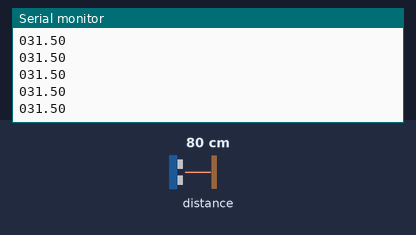
This sketch was run on a simulated Arduino Uno, built with avr-gcc and run on an emulated ATmega328P. Shown: the last lines printed to the serial monitor. The test bench sets the inputs (shaded band); at power-on: distance to the obstacle 80 cm.

Above: at 1.2 s.
1.3 s: distance to the obstacle set to 2 cm
At 1.8 s:
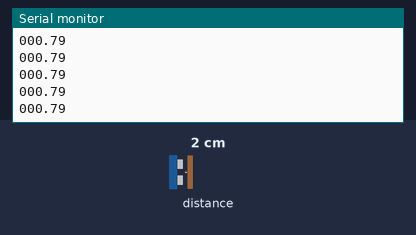
2.8 s: distance to the obstacle set to 4 cm
At 3.6 s:
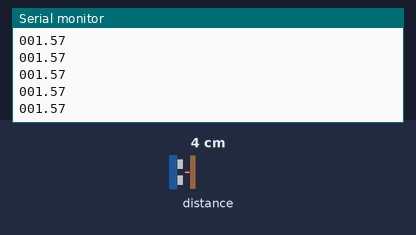
Timing chart, 0 to 5.8 s (numbered marks = the images above; inputs shaded):
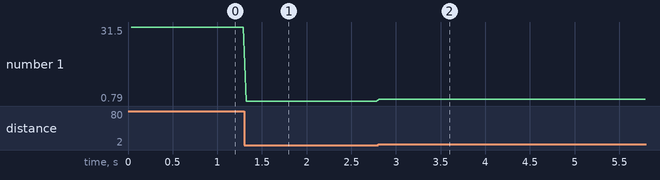

The sketch:

Robot2019.ino
```cpp
/*
  The range readings are in units of inches. */

#include <Wire.h>
#include <VL53L0X.h>


VL53L0X sensor;

void setup()
{
  Serial.begin(9600);
  Wire.begin();

  sensor.init();

  // Start continuous back-to-back mode (take readings as
  // fast as possible).  To use continuous timed mode
  // instead, provide a desired inter-measurement period in
  // ms (e.g. sensor.startContinuous(100)).

  sensor.startContinuous();
}

void loop()
{
  String output = String(sensor.readRangeContinuousMillimeters() / 25.4 , 2);
  Serial.println(pad(output, 6));

}
String reverse(String in) {
  String out = "";
  for (int i = (in.length() - 1); i >= 0; i--) {
    out += in.charAt(i);
  }
  return out;
}
String pad(String in, int vsize) {
  String temp = reverse(in);
  for (int i = 0 ; i < (vsize - in.length()); i++) {
    temp += "0";
  }
  return reverse(temp);
}
```

Measured:
- after the input at 1.3 s, the serial monitor: prints a new line at once (image 1)
- after the input at 2.8 s, the serial monitor: prints a new line at once (image 2)
- plotted number 1: 31.5 → 0.79 after the input at 1.3 s, 0.79 → 1.57 after the input at 2.8 s
